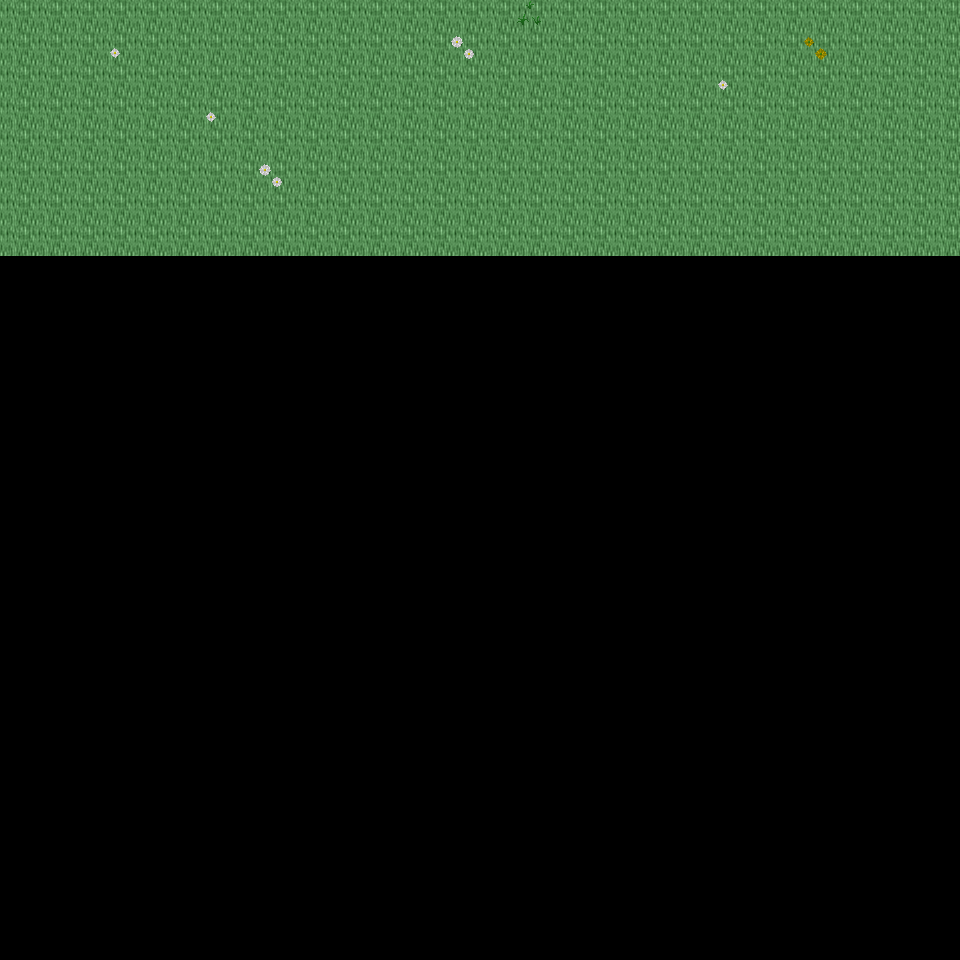

This game map was drawn from its Tiled (.tmx) file and the tilesets committed beside it. A one-line description and the trimmed map source follow:
An orthogonal 30x30 tile map with 32x32 px tiles, 6 tile layers (Ground, Object, Object2, Above, ...), 35 tilesets and 3 objects (3x mapExit).

<map version="1.0" orientation="orthogonal" renderorder="right-down" width="30" height="30" tilewidth="32" tileheight="32" nextobjectid="4">
  <tileset firstgid="1" name="tileset_ground_ground" tilewidth="32" tileheight="32" tilecount="33" columns="3">
    <image source="../drawable/tileset_ground_ground.png" width="96" height="352" />
  </tileset>
  <tileset firstgid="34" name="tileset_ground_ice_ice" tilewidth="32" tileheight="32" tilecount="3" columns="3">
    <image source="../drawable/tileset_ground_ice_ice.png" width="96" height="32" />
  </tileset>
  <tileset firstgid="37" name="tileset_plant_flower_daisy_white" tilewidth="32" tileheight="32" tilecount="8" columns="2">
    <image source="../drawable/tileset_plant_flower_daisy_white.png" width="64" height="128" />
  </tileset>
  <tileset firstgid="45" name="tileset_ground_rock_pebbles" tilewidth="32" tileheight="32" tilecount="3" columns="1">
    <image source="../drawable/tileset_ground_rock_pebbles.png" width="32" height="96" />
  </tileset>
  <tileset firstgid="48" name="tileset_plant_grasses" tilewidth="32" tileheight="32" tilecount="6" columns="3">
    <image source="../drawable/tileset_plant_grasses.png" width="96" height="64" />
  </tileset>
  <tileset firstgid="54" name="tileset_plant_leaves" tilewidth="32" tileheight="32" tilecount="8" columns="4">
    <image source="../drawable/tileset_plant_leaves.png" width="128" height="64" />
  </tileset>
  <tileset firstgid="62" name="tileset_ground_grass_edges" tilewidth="32" tileheight="32" tilecount="36" columns="12">
    <image source="../drawable/tileset_ground_grass_edges.png" width="384" height="96" />
  </tileset>
  <tileset firstgid="98" name="tileset_plant_flower_daisy_yellow" tilewidth="32" tileheight="32" tilecount="8" columns="2">
    <image source="../drawable/tileset_plant_flower_daisy_yellow.png" width="64" height="128" />
  </tileset>
  <tileset firstgid="106" name="tileset_plant_bush_bushes" tilewidth="32" tileheight="32" tilecount="10" columns="5">
    <image source="../drawable/tileset_plant_bush_bushes.png" width="160" height="64" />
  </tileset>
  <tileset firstgid="116" name="tileset_plant_stump_stump_brown" tilewidth="32" tileheight="32" tilecount="4" columns="2">
    <image source="../drawable/tileset_plant_stump_stump_brown.png" width="64" height="64" />
  </tileset>
  <tileset firstgid="120" name="tileset_plant_stump_stump_green" tilewidth="32" tileheight="32" tilecount="4" columns="2">
    <image source="../drawable/tileset_plant_stump_stump_green.png" width="64" height="64" />
  </tileset>
  <tileset firstgid="124" name="tileset_item_pot_pot_golden" tilewidth="32" tileheight="32" tilecount="4" columns="4">
    <image source="../drawable/tileset_item_pot_pot_golden.png" width="128" height="32" />
  </tileset>
  <tileset firstgid="128" name="tileset_plant_tree_tree_darkgreen" tilewidth="32" tileheight="32" tilecount="88" columns="8">
    <image source="../drawable/tileset_plant_tree_tree_darkgreen.png" width="256" height="352" />
  </tileset>
  <tileset firstgid="216" name="tileset_plant_flower_daisy_blue" tilewidth="32" tileheight="32" tilecount="8" columns="2">
    <image source="../drawable/tileset_plant_flower_daisy_blue.png" width="64" height="128" />
  </tileset>
  <tileset firstgid="224" name="tileset_ground_water_water_bubbles" tilewidth="32" tileheight="32" tilecount="32" columns="8">
    <image source="../drawable/tileset_ground_water_water_bubbles.png" width="256" height="128" />
  </tileset>
  <tileset firstgid="256" name="tileset_ground_water_pool" tilewidth="32" tileheight="32" tilecount="72" columns="3">
    <image source="../drawable/tileset_ground_water_pool.png" width="96" height="768" />
  </tileset>
  <tileset firstgid="328" name="tileset_building_castle" tilewidth="32" tileheight="32" tilecount="320" columns="20">
    <image source="../drawable/tileset_building_castle.png" width="640" height="512" />
  </tileset>
  <tileset firstgid="648" name="tileset_ground_cobbled_paving" tilewidth="32" tileheight="32" tilecount="1" columns="1">
    <image source="../drawable/tileset_ground_cobbled_paving.png" width="32" height="32" />
  </tileset>
  <tileset firstgid="649" name="tileset_ground_grass_corners" tilewidth="32" tileheight="32" tilecount="24" columns="6">
    <image source="../drawable/tileset_ground_grass_corners.png" width="192" height="128" />
  </tileset>
  <tileset firstgid="673" name="tileset_building_fence_fence_chunky" tilewidth="32" tileheight="32" tilecount="21" columns="3">
    <image source="../drawable/tileset_building_fence_fence_chunky.png" width="96" height="224" />
  </tileset>
  <tileset firstgid="694" name="tileset_item_sign_large" tilewidth="32" tileheight="32" tilecount="15" columns="5">
    <image source="../drawable/tileset_item_sign_large.png" width="160" height="96" />
  </tileset>
  <tileset firstgid="709" name="tileset_building_decoration_fancy_gate" tilewidth="32" tileheight="32" tilecount="12" columns="3">
    <image source="../drawable/tileset_building_decoration_fancy_gate.png" width="96" height="128" />
  </tileset>
  <tileset firstgid="721" name="tileset_logic_creature_rodent" tilewidth="32" tileheight="32" tilecount="8" columns="8">
    <image source="../drawable/tileset_logic_creature_rodent.png" width="256" height="32" />
  </tileset>
  <tileset firstgid="729" name="tileset_logic_creature_animal" tilewidth="32" tileheight="32" tilecount="32" columns="8">
    <image source="../drawable/tileset_logic_creature_animal.png" width="256" height="128" />
  </tileset>
  <tileset firstgid="761" name="tileset_logic_item_mushroom" tilewidth="32" tileheight="32" tilecount="6" columns="6">
    <image source="../drawable/tileset_logic_item_mushroom.png" width="192" height="32" />
  </tileset>
  <tileset firstgid="767" name="tileset_logic_item_sheepfood" tilewidth="32" tileheight="32" tilecount="1" columns="1">
    <image source="../drawable/tileset_logic_item_sheepfood.png" width="32" height="32" />
  </tileset>
  <tileset firstgid="768" name="tileset_logic_collision" tilewidth="32" tileheight="32" tilecount="1" columns="1">
    <image source="../drawable/tileset_logic_collision.png" width="32" height="32" />
  </tileset>
  <tileset firstgid="769" name="tileset_logic_protection" tilewidth="32" tileheight="32" tilecount="2" columns="2">
    <image source="../drawable/tileset_logic_protection.png" width="64" height="32" />
  </tileset>
  <tileset firstgid="771" name="tileset_ground_green_paving" tilewidth="32" tileheight="32" tilecount="18" columns="3">
    <image source="../drawable/tileset_ground_green_paving.png" width="96" height="192" />
  </tileset>
  <tileset firstgid="789" name="tileset_item_hen_nest" tilewidth="32" tileheight="32" tilecount="1" columns="1">
    <image source="../drawable/tileset_item_hen_nest.png" width="32" height="32" />
  </tileset>
  <tileset firstgid="790" name="tileset_logic_item_dairy" tilewidth="32" tileheight="32" tilecount="1" columns="1">
    <image source="../drawable/tileset_logic_item_dairy.png" width="32" height="32" />
  </tileset>
  <tileset firstgid="791" name="tileset_light_door_light_ew" tilewidth="32" tileheight="32" tilecount="18" columns="6">
    <image source="../drawable/tileset_light_door_light_ew.png" width="192" height="96" />
  </tileset>
  <tileset firstgid="809" name="tileset_building_barnyard" tilewidth="32" tileheight="32" tilecount="200" columns="8">
    <image source="../drawable/tileset_building_barnyard.png" width="256" height="800" />
  </tileset>
  <tileset firstgid="1009" name="tileset_logic_creature_reptile" tilewidth="32" tileheight="32" tilecount="7" columns="7">
    <image source="../drawable/tileset_logic_creature_reptile.png" width="224" height="32" />
  </tileset>
  <tileset firstgid="1016" name="tileset_logic_creature_fowl" tilewidth="32" tileheight="32" tilecount="6" columns="6">
    <image source="../drawable/tileset_logic_creature_fowl.png" width="192" height="32" />
  </tileset>
  <layer name="Ground" width="30" height="30">
    <data>[900 cells, 240 non-empty, 1 distinct tile ids]</data>
  </layer>
  <layer name="Object" width="30" height="30">
    <data>[900 cells, 7 non-empty, 4 distinct tile ids]</data>
  </layer>
  <layer name="Object2" width="30" height="30">
    <data>[900 cells, 0 non-empty, 0 distinct tile ids]</data>
  </layer>
  <layer name="Above" width="30" height="30">
    <data>[900 cells, 0 non-empty, 0 distinct tile ids]</data>
  </layer>
  <layer name="Above2" width="30" height="30">
    <data>[900 cells, 0 non-empty, 0 distinct tile ids]</data>
  </layer>
  <layer name="Walkable" width="30" height="30">
    <data>[900 cells, 0 non-empty, 0 distinct tile ids]</data>
  </layer>
  <objectgroup name="MapEvents">
    <object id="1" name="north" type="mapExit" x="0" y="0" width="960" height="32">
      <properties>
        <property name="map" value="level_0_x103_y45" />
        <property name="x" value="0" />
        <property name="y" value="28" />
      </properties>
    </object>
    <object id="2" name="west" type="mapExit" x="0" y="0" width="32" height="960">
      <properties>
        <property name="map" value="level_0_x102_y46" />
        <property name="x" value="28" />
        <property name="y" value="0" />
      </properties>
    </object>
    <object id="3" name="east" type="mapExit" x="928" y="0" width="32" height="960">
      <properties>
        <property name="map" value="level_0_x104_y46" />
        <property name="x" value="1" />
        <property name="y" value="0" />
      </properties>
    </object>
  </objectgroup>
</map>
